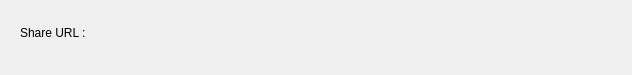
<?xml version="1.0" encoding="UTF-8"?>
<ui version="4.0">
 <class>EmailDownloadLink</class>
 <widget class="QDialog" name="EmailDownloadLink">
  <property name="geometry">
   <rect>
    <x>0</x>
    <y>0</y>
    <width>632</width>
    <height>75</height>
   </rect>
  </property>
  <property name="windowTitle">
   <string>Email Share URL</string>
  </property>
  <widget class="QLabel" name="shareLinkLabel">
   <property name="geometry">
    <rect>
     <x>20</x>
     <y>20</y>
     <width>80</width>
     <height>25</height>
    </rect>
   </property>
   <property name="text">
    <string>Share URL :</string>
   </property>
  </widget>
 </widget>
 <resources/>
 <connections/>
</ui>
